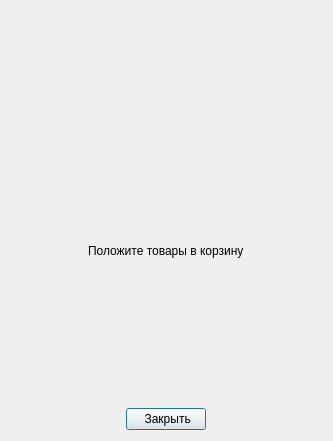
<?xml version="1.0" encoding="UTF-8"?>
<ui version="4.0">
 <class>AddItemsNotification</class>
 <widget class="QDialog" name="AddItemsNotification">
  <property name="geometry">
   <rect>
    <x>0</x>
    <y>0</y>
    <width>333</width>
    <height>348</height>
   </rect>
  </property>
  <property name="windowTitle">
   <string>Ошибка</string>
  </property>
  <layout class="QVBoxLayout" name="verticalLayout">
   <item>
    <spacer name="verticalSpacer">
     <property name="orientation">
      <enum>Qt::Orientation::Vertical</enum>
     </property>
     <property name="sizeType">
      <enum>QSizePolicy::Policy::Fixed</enum>
     </property>
     <property name="sizeHint" stdset="0">
      <size>
       <width>20</width>
       <height>233</height>
      </size>
     </property>
    </spacer>
   </item>
   <item alignment="Qt::AlignmentFlag::AlignHCenter|Qt::AlignmentFlag::AlignVCenter">
    <widget class="QLabel" name="label">
     <property name="sizePolicy">
      <sizepolicy hsizetype="Maximum" vsizetype="Preferred">
       <horstretch>0</horstretch>
       <verstretch>0</verstretch>
      </sizepolicy>
     </property>
     <property name="text">
      <string>Положите товары в корзину</string>
     </property>
    </widget>
   </item>
   <item>
    <spacer name="verticalSpacer_2">
     <property name="orientation">
      <enum>Qt::Orientation::Vertical</enum>
     </property>
     <property name="sizeType">
      <enum>QSizePolicy::Policy::Fixed</enum>
     </property>
     <property name="sizeHint" stdset="0">
      <size>
       <width>20</width>
       <height>144</height>
      </size>
     </property>
    </spacer>
   </item>
   <item alignment="Qt::AlignmentFlag::AlignHCenter">
    <widget class="QPushButton" name="pushButton">
     <property name="sizePolicy">
      <sizepolicy hsizetype="Maximum" vsizetype="Fixed">
       <horstretch>0</horstretch>
       <verstretch>0</verstretch>
      </sizepolicy>
     </property>
     <property name="text">
      <string> Закрыть</string>
     </property>
    </widget>
   </item>
  </layout>
 </widget>
 <resources/>
 <connections>
  <connection>
   <sender>pushButton</sender>
   <signal>clicked()</signal>
   <receiver>AddItemsNotification</receiver>
   <slot>close()</slot>
   <hints>
    <hint type="sourcelabel">
     <x>199</x>
     <y>279</y>
    </hint>
    <hint type="destinationlabel">
     <x>199</x>
     <y>149</y>
    </hint>
   </hints>
  </connection>
 </connections>
</ui>
